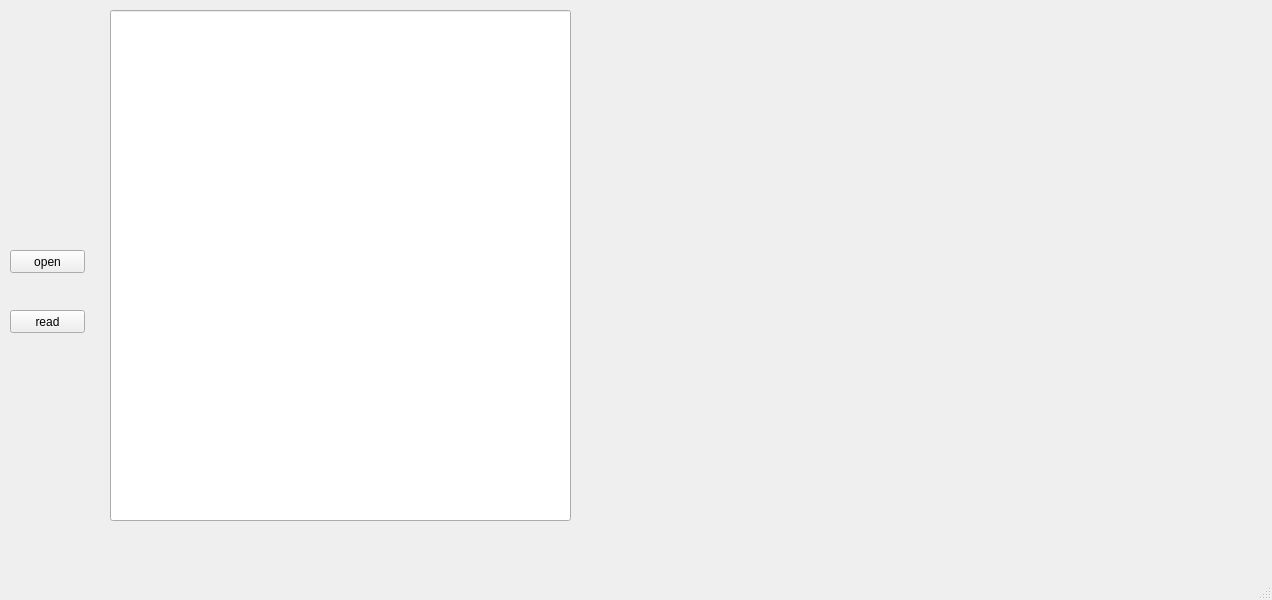
<?xml version="1.0" encoding="UTF-8"?>
<ui version="4.0">
 <class>MainWindow</class>
 <widget class="QMainWindow" name="MainWindow">
  <property name="geometry">
   <rect>
    <x>0</x>
    <y>0</y>
    <width>1272</width>
    <height>600</height>
   </rect>
  </property>
  <property name="windowTitle">
   <string>MainWindow</string>
  </property>
  <widget class="QWidget" name="centralwidget">
   <widget class="QPushButton" name="pushButton">
    <property name="geometry">
     <rect>
      <x>10</x>
      <y>250</y>
      <width>75</width>
      <height>23</height>
     </rect>
    </property>
    <property name="text">
     <string>open</string>
    </property>
   </widget>
   <widget class="QCustomPlot" name="widget" native="true">
    <property name="geometry">
     <rect>
      <x>580</x>
      <y>20</y>
      <width>681</width>
      <height>511</height>
     </rect>
    </property>
   </widget>
   <widget class="QLineEdit" name="lineEdit">
    <property name="geometry">
     <rect>
      <x>110</x>
      <y>10</y>
      <width>461</width>
      <height>511</height>
     </rect>
    </property>
   </widget>
   <widget class="QPushButton" name="pushButton_2">
    <property name="geometry">
     <rect>
      <x>10</x>
      <y>310</y>
      <width>75</width>
      <height>23</height>
     </rect>
    </property>
    <property name="text">
     <string>read</string>
    </property>
   </widget>
  </widget>
  <widget class="QMenuBar" name="menubar">
   <property name="geometry">
    <rect>
     <x>0</x>
     <y>0</y>
     <width>1272</width>
     <height>23</height>
    </rect>
   </property>
  </widget>
  <widget class="QStatusBar" name="statusbar"/>
 </widget>
 <customwidgets>
  <customwidget>
   <class>QCustomPlot</class>
   <extends>QWidget</extends>
   <header location="global">qcustomplot.h</header>
   <container>1</container>
  </customwidget>
 </customwidgets>
 <resources/>
 <connections/>
</ui>
